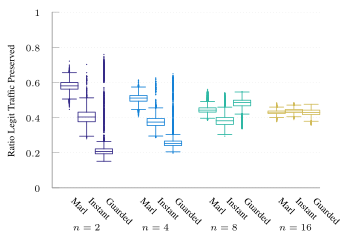

This chart was generated by the following gnuplot code:
set terminal tikz standalone color size 9cm,6cm font '\scriptsize' preamble '\usepackage{microtype} \usepackage{times} \usepackage[T1]{fontenc} \usepackage{siunitx}\sisetup{detect-all}' createstyle
set output "tnsm-ecmp-udp-box-single.tex"

load "parula.pal"
#load "inferno.pal"

set style line 102 lc rgb '#a0a0a0' lt 1 lw 1
set style boxplot outliers pointtype 7
set style data boxplot
set border ls 102
set colorbox border 102
set key textcolor rgb "black"
set tics textcolor rgb "black"
set label textcolor rgb "black"

set border 3
set grid y
set xtics nomirror
set xtics rotate by -45
set ytics nomirror

set key autotitle columnhead
set datafile separator ","

#set xlabel "Iteration ($t \\cdot{} \\SI{50}{\\milli\\second}$)"
set ylabel "Ratio Legit Traffic Preserved"

set yrange [0.0:1.0]
set xrange [-1.0:14.5]
set xtics ("Marl" 0.0, \
	"Instant" 1.0, \
	"Guarded" 2.0, \
	"Marl" 4.0, \
	"Instant" 5.0, \
	"Guarded" 6.0, \
	"Marl" 8.0, \
	"Instant" 9.0, \
	"Guarded" 10.0, \
	"Marl" 12.0, \
	"Instant" 13.0, \
	"Guarded" 14.0, \
	) scale 0.0
#set key inside bottom right
set boxwidth 1
unset key
set pointsize 0.1

set label "$n=2$" at graph 0.06,-0.22
set label "$n=4$" at graph 0.317,-0.22
set label "$n=8$" at graph 0.573,-0.22
set label "$n=16$" at graph 0.83,-0.22

plot '../results/tnsm-ecmp-2-opus-m-separate.avg.csv' u (0.0):3:(1.0) ls 1 ps .1, \
     '../results/tnsm-ecmp-2-opus-mpp-single.avg.csv' u (1.0):3:(1.0) ls 1 ps .1, \
     '../results/tnsm-ecmp-2-opus-spf-single.avg.csv' u (2.0):3:(1.0) ls 1 ps .1, \
     '../results/tnsm-ecmp-4-opus-m-separate.avg.csv' u (4.0):3:(1.0) ls 3 ps .1, \
     '../results/tnsm-ecmp-4-opus-mpp-single.avg.csv' u (5.0):3:(1.0) ls 3 ps .1, \
     '../results/tnsm-ecmp-4-opus-spf-single.avg.csv' u (6.0):3:(1.0) ls 3 ps .1, \
     '../results/tnsm-ecmp-8-opus-m-separate.avg.csv' u (8.0):3:(1.0) ls 5 ps .1, \
     '../results/tnsm-ecmp-8-opus-mpp-single.avg.csv' u (9.0):3:(1.0) ls 5 ps .1, \
     '../results/tnsm-ecmp-8-opus-spf-single.avg.csv' u (10.0):3:(1.0) ls 5 ps .1, \
     '../results/tnsm-ecmp-16-opus-m-separate.avg.csv' u (12.0):3:(1.0) ls 7 ps .1, \
     '../results/tnsm-ecmp-16-opus-mpp-single.avg.csv' u (13.0):3:(1.0) ls 7 ps .1, \
     '../results/tnsm-ecmp-16-opus-spf-single.avg.csv' u (14.0):3:(1.0) ls 7 ps .1, \

set out
